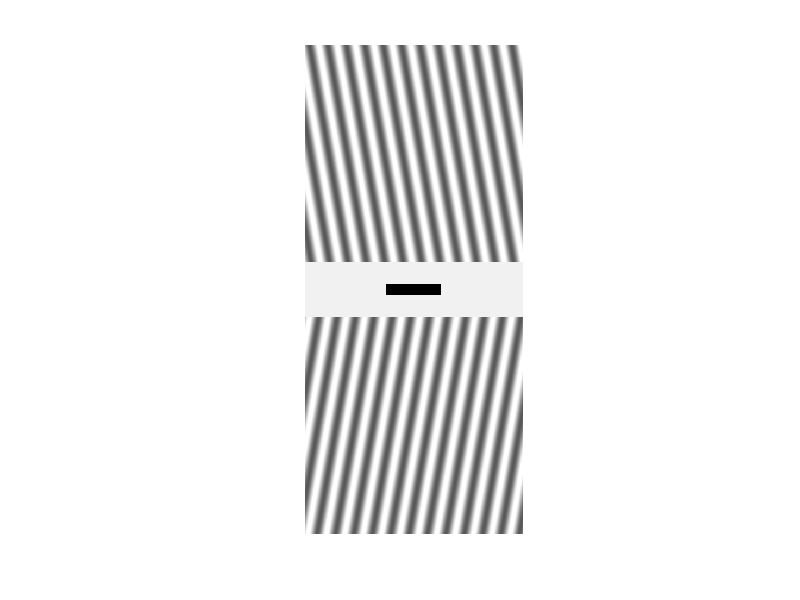
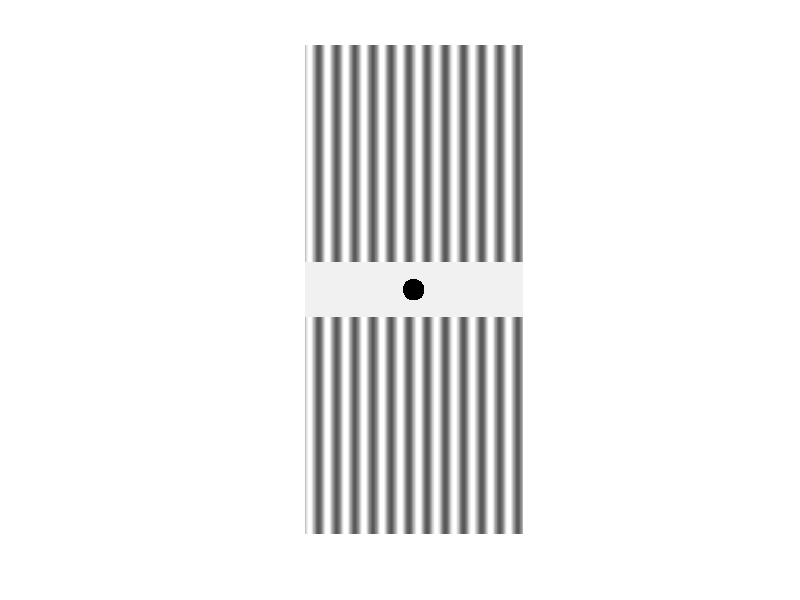
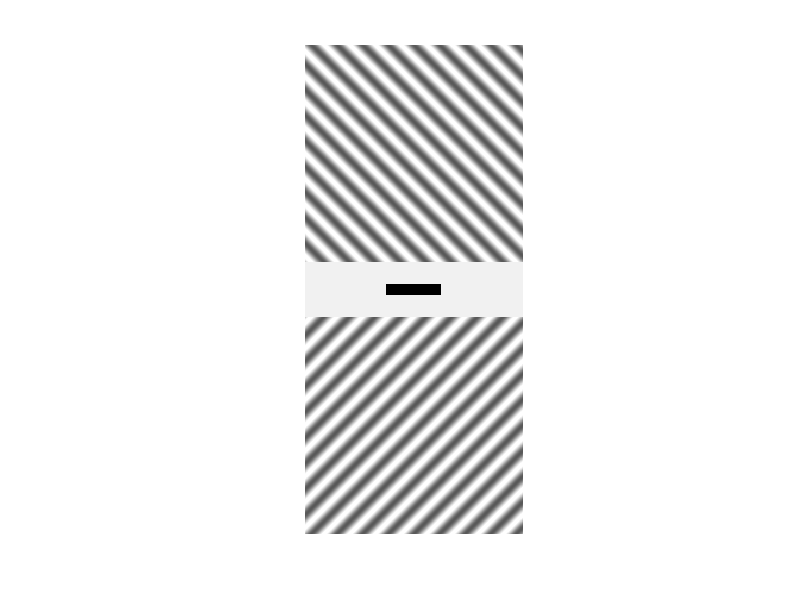
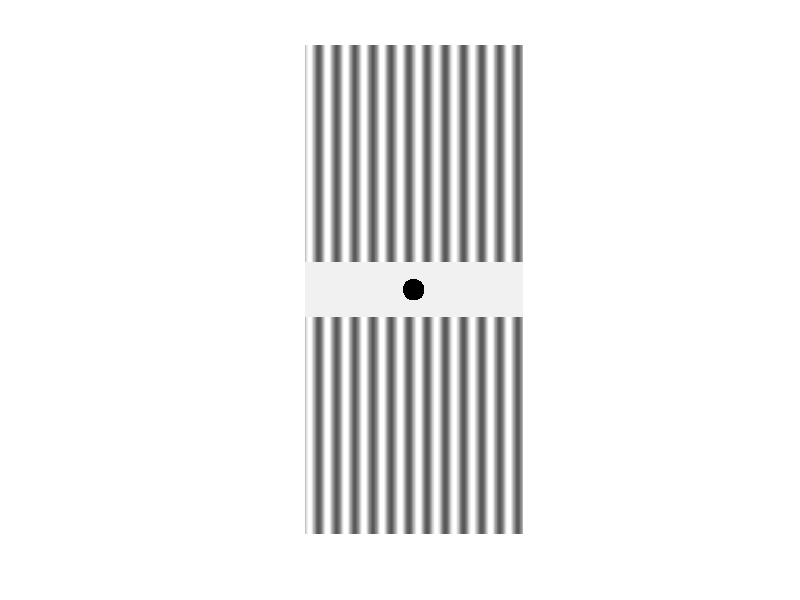

Source code (MATLAB) for these figures, in order:
clear all;
close all;

c=0.5;
f=0.03;
d1=-80*pi/180;
d2=80*pi/180;
d3=-pi/4;
d4=pi/4;
d5=pi/2;
L0=255*(7/10);
h=400;
w=400;
h2=100;

L1=zeros(h,w);
L2=zeros(h,w);
L3=zeros(h,w);
L4=zeros(h,w);
L5=zeros(h,w);
for k=1:h;
    for l=1:w;
        L1(k,l)=L0*(1+c*sin(2*pi*f*(l*sin(d1)+k*cos(d1))));
        L2(k,l)=L0*(1+c*sin(2*pi*f*(l*sin(d2)+k*cos(d2))));
        L3(k,l)=L0*(1+c*sin(2*pi*f*(l*sin(d3)+k*cos(d3))));
        L4(k,l)=L0*(1+c*sin(2*pi*f*(l*sin(d4)+k*cos(d4))));
        L5(k,l)=L0*(1+c*sin(2*pi*f*(l*sin(d5)+k*cos(d5))));
    end
end

[x,y]=meshgrid(-199:200,50:-1:-49);
Y=255*0.95;
cir=(x.^2+y.^2 >= 20.^2)*Y;
re=ones(100,400);
re=re.*Y;
re(40:60,150:250)=0;



A=[L1;re;L2];
B=[L3;re;L4];
C=[L5;cir;L5];
%f1=figure;
%f1.WindowState='maximized';
colormap(gray(256));
image(A);
axis off;
axis image;
figure;
%pause(60);
colormap(gray(256));
image(C);
axis off;
axis image;
figure;
%pause(15);
colormap(gray(256));
image(B);
axis off;
axis image;
figure;
%pause(60);
colormap(gray(256));
image(C);
axis off;
axis image;
%pause(15);
%close();